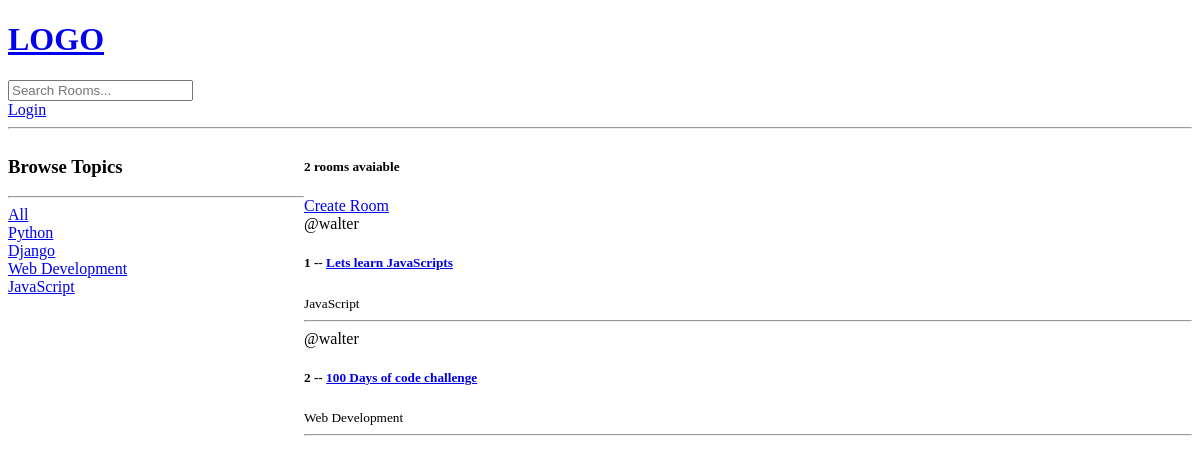
The app's page /, older data.
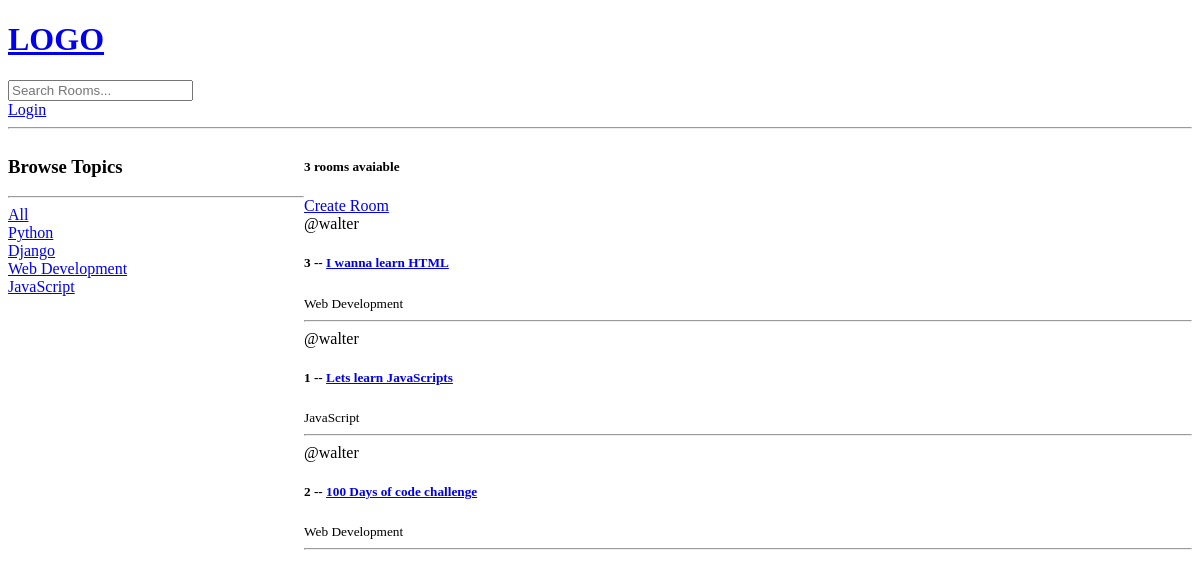
The same page, newer data.
### base/models.py (models this page shows, shortened)
class Topic(models.Model):
    name = models.CharField(max_length = 200)

class Room(models.Model):
    host =  models.ForeignKey(User, on_delete = models.SET_NULL, null = True)
    topic = models.ForeignKey(Topic, on_delete = models.SET_NULL, null = True)
    name = models.CharField(max_length=200) #Allows different names
    description = models.TextField(null = True, blank = True) #Blank page for decription
    updated = models.DateTimeField(auto_now = True) # Shows time
    created = models.DateTimeField(auto_now_add = True) #shows time of creation
    class Meta:
        ordering = ['-updated', '-created']

### base/views.py (the view)
# urls.py: path('', views.home, name = "home"), #Path to home
def home(request):
    q = request.GET.get('q') if request.GET.get('q') != None else ''
    rooms = Room.objects.filter(
        Q(topic__name__icontains = q) |
        Q(name__icontains = q) |
        Q(description__icontains = q)
        ) #overrides the other room list
    topics = Topic.objects.all()
    room_count = rooms.count()
    context = {'rooms': rooms, 'topics': topics, 'room_count' : room_count}
    return render(request, 'base/home.html', context) #Goes into template folder to go to the home html

### base/templates/base/home.html (shortened to what this page needs)
{% extends 'main.html' %}
{% block content%}
<div class = "home-container">
    <div>
        <h3>Browse Topics</h3>
        <hr>
        <div>
            <a href = "{% url 'home' %}">All</a>
        </div>
        {% for topic in topics %}
            <div>
                <a href = "{% url 'home' %}?q={{topic.name}}">{{topic.name}}</a>
            </div>
        {% endfor %}
    </div>
    <div>
        <h5>{{room_count}} rooms avaiable</h5>
        <a href= "{% url 'create-room' %}">Create Room</a>
        <div>
            {% for room in rooms%}
                <div>
                    <span>@{{room.host.username}}</span>
                  <h5>{{room.id}} -- <a href = "{% url 'room' room.id %}">{{room.name}}</a>  </h5>
                  <small>{{room.topic.name}}</small>
                  <hr>
                </div>
            {% endfor %}
        </div>
    </div>
</div>
{% endblock content %}

Row changes from the older to the newer data that the page shows:
added Room: host.username "walter", id "3", name "I wanna learn HTML", topic.name "Web Development"
Text that changed along with them:
{{ room_count }}: "2" → "3"
